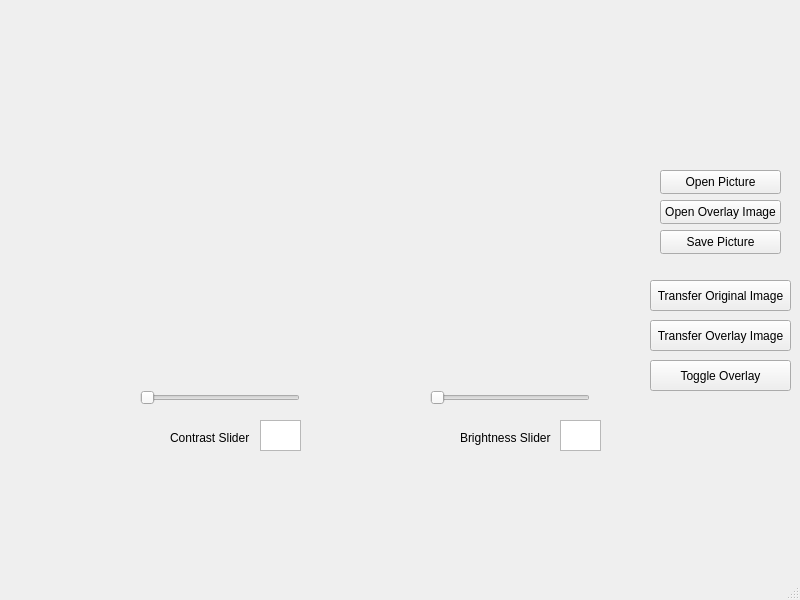
<?xml version="1.0" encoding="UTF-8"?>
<ui version="4.0">
 <class>MainWindow</class>
 <widget class="QMainWindow" name="MainWindow">
  <property name="geometry">
   <rect>
    <x>0</x>
    <y>0</y>
    <width>800</width>
    <height>600</height>
   </rect>
  </property>
  <property name="windowTitle">
   <string>MainWindow</string>
  </property>
  <widget class="QWidget" name="centralwidget">
   <widget class="QSlider" name="ContrastSlider">
    <property name="geometry">
     <rect>
      <x>140</x>
      <y>390</y>
      <width>160</width>
      <height>16</height>
     </rect>
    </property>
    <property name="minimum">
     <number>0</number>
    </property>
    <property name="maximum">
     <number>99</number>
    </property>
    <property name="value">
     <number>0</number>
    </property>
    <property name="sliderPosition">
     <number>0</number>
    </property>
    <property name="orientation">
     <enum>Qt::Horizontal</enum>
    </property>
   </widget>
   <widget class="QSlider" name="BrightnessSlider">
    <property name="enabled">
     <bool>true</bool>
    </property>
    <property name="geometry">
     <rect>
      <x>430</x>
      <y>390</y>
      <width>160</width>
      <height>16</height>
     </rect>
    </property>
    <property name="minimum">
     <number>0</number>
    </property>
    <property name="maximum">
     <number>99</number>
    </property>
    <property name="value">
     <number>0</number>
    </property>
    <property name="sliderPosition">
     <number>0</number>
    </property>
    <property name="orientation">
     <enum>Qt::Horizontal</enum>
    </property>
   </widget>
   <widget class="QLabel" name="label">
    <property name="geometry">
     <rect>
      <x>130</x>
      <y>10</y>
      <width>511</width>
      <height>361</height>
     </rect>
    </property>
    <property name="text">
     <string/>
    </property>
   </widget>
   <widget class="QPushButton" name="pushButton">
    <property name="geometry">
     <rect>
      <x>660</x>
      <y>170</y>
      <width>121</width>
      <height>24</height>
     </rect>
    </property>
    <property name="text">
     <string>Open Picture</string>
    </property>
   </widget>
   <widget class="QLabel" name="ContrastSliderLabel">
    <property name="geometry">
     <rect>
      <x>170</x>
      <y>430</y>
      <width>161</width>
      <height>16</height>
     </rect>
    </property>
    <property name="text">
     <string>Contrast Slider</string>
    </property>
   </widget>
   <widget class="QLabel" name="BrightnessSliderLabel">
    <property name="geometry">
     <rect>
      <x>460</x>
      <y>430</y>
      <width>131</width>
      <height>16</height>
     </rect>
    </property>
    <property name="text">
     <string>Brightness Slider</string>
    </property>
   </widget>
   <widget class="QLabel" name="BrightnessValue">
    <property name="geometry">
     <rect>
      <x>480</x>
      <y>410</y>
      <width>49</width>
      <height>16</height>
     </rect>
    </property>
    <property name="text">
     <string/>
    </property>
   </widget>
   <widget class="QLabel" name="ContrastValue">
    <property name="geometry">
     <rect>
      <x>180</x>
      <y>410</y>
      <width>49</width>
      <height>16</height>
     </rect>
    </property>
    <property name="text">
     <string/>
    </property>
   </widget>
   <widget class="QTextBrowser" name="BrightnessValueLabel">
    <property name="geometry">
     <rect>
      <x>260</x>
      <y>420</y>
      <width>41</width>
      <height>31</height>
     </rect>
    </property>
   </widget>
   <widget class="QTextBrowser" name="ContrastValueLabel">
    <property name="geometry">
     <rect>
      <x>560</x>
      <y>420</y>
      <width>41</width>
      <height>31</height>
     </rect>
    </property>
   </widget>
   <widget class="QLabel" name="label_2">
    <property name="geometry">
     <rect>
      <x>130</x>
      <y>10</y>
      <width>511</width>
      <height>361</height>
     </rect>
    </property>
    <property name="text">
     <string/>
    </property>
   </widget>
   <widget class="QPushButton" name="saveButton">
    <property name="geometry">
     <rect>
      <x>660</x>
      <y>230</y>
      <width>121</width>
      <height>24</height>
     </rect>
    </property>
    <property name="text">
     <string>Save Picture</string>
    </property>
   </widget>
   <widget class="QPushButton" name="transferImageButton">
    <property name="geometry">
     <rect>
      <x>650</x>
      <y>280</y>
      <width>141</width>
      <height>31</height>
     </rect>
    </property>
    <property name="text">
     <string>Transfer Original Image</string>
    </property>
   </widget>
   <widget class="QPushButton" name="transferImageButton2">
    <property name="geometry">
     <rect>
      <x>650</x>
      <y>320</y>
      <width>141</width>
      <height>31</height>
     </rect>
    </property>
    <property name="text">
     <string>Transfer Overlay Image</string>
    </property>
   </widget>
   <widget class="QPushButton" name="toggleOverlayButton">
    <property name="geometry">
     <rect>
      <x>650</x>
      <y>360</y>
      <width>141</width>
      <height>31</height>
     </rect>
    </property>
    <property name="text">
     <string>Toggle Overlay</string>
    </property>
   </widget>
   <widget class="QLabel" name="label_overlay">
    <property name="geometry">
     <rect>
      <x>140</x>
      <y>20</y>
      <width>271</width>
      <height>161</height>
     </rect>
    </property>
    <property name="text">
     <string/>
    </property>
   </widget>
   <widget class="QPushButton" name="pushButton_open_overlay">
    <property name="geometry">
     <rect>
      <x>660</x>
      <y>200</y>
      <width>121</width>
      <height>24</height>
     </rect>
    </property>
    <property name="text">
     <string>Open Overlay Image</string>
    </property>
   </widget>
  </widget>
  <widget class="QMenuBar" name="menubar">
   <property name="geometry">
    <rect>
     <x>0</x>
     <y>0</y>
     <width>800</width>
     <height>21</height>
    </rect>
   </property>
  </widget>
  <widget class="QStatusBar" name="statusbar"/>
 </widget>
 <resources/>
 <connections/>
</ui>
